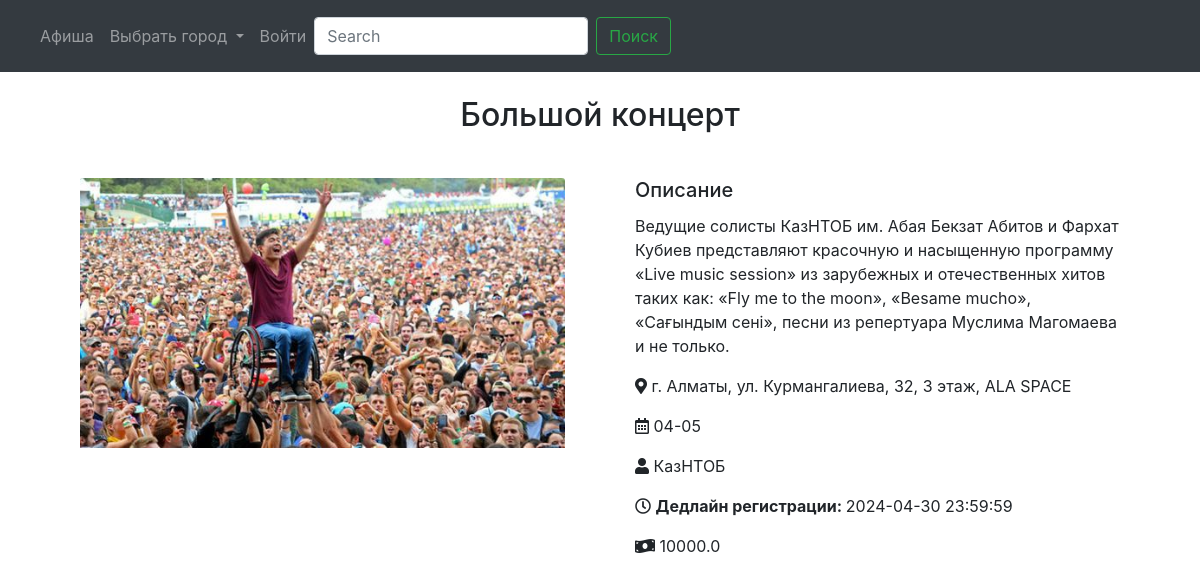
/2, run on the app's committed database.
### website/models.py (models this page shows, shortened)
class Events(db.Model):
    id = db.Column(db.Integer, primary_key = True)
    event_name = db.Column(db.String(100), nullable=False)
    description = db.Column(db.String(500), nullable=False)
    location = db.Column(db.String(255), nullable=False)
    event_date = db.Column(db.String(5), nullable=False)
    organizer = db.Column(db.String(100))
    category = db.Column(db.String(50))
    registration_deadline = db.Column(db.DateTime)
    price = db.Column(db.Integer)
    img_url = db.Column(db.String(255))

### website/views.py (the view)
@views.route('/<int:event_id>')
def event_details(event_id):
    event = Events.query.get(event_id)
    return render_template("events_details.html", event=event)

### website/templates/events_details.html (shortened to what this page needs)
{% extends "base.html" %}
{% block content %}
<div class="container">
    <h2 class="mt-4 mb-4 text-center">{{ event.event_name }}</h2>
    <div class="row">
        <div class="col-md-6 mb-4">
            <div class="card-body">
                <div class="mb-3">
                    <img src="{{ event.img_url }}" class="card-img-top">
                </div>
            </div>
        </div>
        <div class="col-md-6 mb-4">
            <div class="card-body">
                <h5 class="card-title">Описание</h5>
                <p class="card-text">{{ event.description }}</p>
                <p class="card-text"><i class="fas fa-map-marker-alt"></i> {{ event.location }}</p>
                <p class="card-text"><i class="far fa-calendar-alt"></i> {{ event.event_date }}</p>
                <p class="card-text"><i class="fas fa-user"></i> {{ event.organizer }}</p>
                <p class="card-text"><i class="far fa-clock"></i> <b> Дедлайн регистрации:  </b> {{ event.registration_deadline }}</p>
                <p class="card-text"><i class="fas fa-money-bill-wave"></i> {{ event.price }}</p>
            </div>
        </div>
    </div>
</div>
{% endblock %}

### data on the page
Events: event_name "Большой концерт", description "Ведущие солисты КазНТОБ им. Абая Бекзат Абитов и Фархат Кубиев представляют красочную и насыщенную программу «Live music session» из зарубежных и отечественных хитов таких как: «Fly me to the moon», «Besame mucho», «Сағындым сені», песни из репертуара Муслима Магомаева и не только.", location "г. Алматы, ул. Курмангалиева, 32, 3 этаж, ALA SPACE", event_date "04-05", organizer "КазНТОБ", registration_deadline "2024-04-30 23:59:59", price "10000.0"
